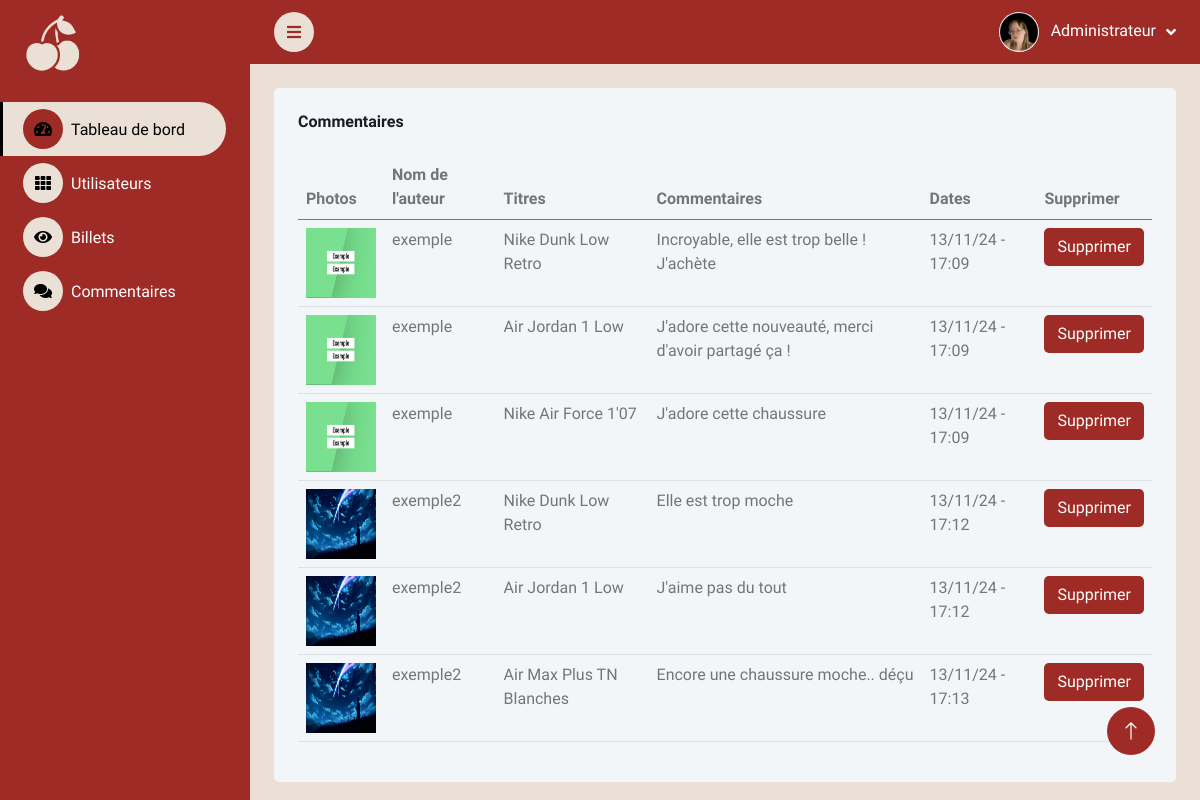
The app's page /admin/view/viewcomment.php (signed in) with its own data.
### tables this page shows
CREATE TABLE IF NOT EXISTS `comments` (
  `commentid` bigint NOT NULL AUTO_INCREMENT,
  `comments` varchar(1000) NOT NULL,
  `commentuser` varchar(255) NOT NULL,
  `post_id` varchar(255) NOT NULL,
  `commentdate` varchar(255) NOT NULL,
  PRIMARY KEY (`commentid`)
);

CREATE TABLE IF NOT EXISTS `users` (
  `usersid` int NOT NULL AUTO_INCREMENT,
  `useremail` varchar(255) NOT NULL,
  `username` varchar(255) NOT NULL,
  `userpassword` varchar(255) NOT NULL,
  `userstatus` varchar(255) NOT NULL,
  `userpic` varchar(255) NOT NULL,
  PRIMARY KEY (`usersid`)
);

CREATE TABLE IF NOT EXISTS `post` (
  `postid` bigint NOT NULL AUTO_INCREMENT,
  `posttitle` varchar(255) NOT NULL,
  `postcontent` varchar(1500) NOT NULL,
  `postimage` varchar(255) NOT NULL,
  `postdate` varchar(255) NOT NULL,
  `postauthor` varchar(255) NOT NULL,
  `update_date` varchar(255) NOT NULL,
  PRIMARY KEY (`postid`)
);

### blog/controller/connection.php (called while the page is built, shortened)
<?php
class Database
{
    private $host = "localhost";
    private $user = "root";
    private $password = "";
    private $database = "miniblog";
    private $conn = false;
    private $mysqli = "";
    private $result = array();
    public function __construct()
    {
        if (!$this->conn) {
            $this->mysqli = new mysqli($this->host, $this->user, $this->password, $this->database);
            $this->conn = true;
        } else {
        }
    }
    public function select($table, $rows = "*", $condition = null, $join = null, $where = null, $order = null, $limit = null)
    {
        if ($this->tableExists($table)) {
            $sql = "SELECT $rows FROM $table";
            if ($join != null) {
                $sql .= " $join";
            }
            if ($this->sql($sql)) {
                return $this->result;
            } else {
                array_push($this->result, $this->mysqli->error);
                return false;
            }
        }
        return false;
    }
    public function sql($sql)
    {
        $query = $this->mysqli->query($sql);
        if ($query) {
            $this->result = $query->fetch_all(MYSQLI_ASSOC);
            return true;
        } else {
            array_push($this->result, $this->mysqli->error);
            return false;
        }
    }
    private function tableExists($table)
    {
        $sql = "SHOW TABLES LIKE '$table'";
        $run = $this->mysqli->query($sql);
        if ($run->num_rows > 0) {
            return true;
        } else {
            array_push($this->result, $table . ' table not found');
            return false;
        }
    }
}
?>

### admin/view/viewcomment.php (the view, shortened to what this page needs)
<?php
include("../../blog/controller/connection.php");
include("./include/headersidebar.php");
?>
<div class="container-fluid pt-4 px-4">
    <div class="row g-4">
        <div class="col-12">
            <div class="bg-light rounded h-100 p-4">
                <h6 class="mb-4">Commentaires</h6>
                <div class="table-responsive">
                    <table class="table">
                        <thead>
                            <tr>
                                <th>Photos</th>
                                <th>Nom de l'auteur</th>
                                <th>Titres</th>
                                <th>Commentaires</th>
                                <th>Dates</th>
                                <th>Supprimer</th>
                            </tr>
                        </thead>
                        <tbody>
                            <?php
                            $obj = new Database();
                            $sql = $obj->select('comments', '*', null, "INNER JOIN `users` ON comments.commentuser=users.useremail INNER JOIN `post` ON comments.post_id=post.postid");
                            if (empty($sql[0])) {
                            ?>
                                <tr align="center">
                                    <td colspan="6"> Pas de commentaires </td>
                                </tr>
                                <?php
                            } else {
                                foreach ($sql as $fet) {
                                ?>
                                    <tr>
                                        <td><?php
                                            if (!empty($fet['userpic'])) {
                                            ?>
                                                <img width="70" height="70" src="<?php echo "../../blog/user_pic/" . $fet['userpic'] ?>" alt="">
                                            <?php
                                            }
                                            ?>
                                        </td>
                                        <td><?php echo $fet['username']; ?></td>
                                        <td><?php echo $fet['posttitle']; ?></td>
                                        <td><?php echo $fet['comments']; ?></td>
                                        <td><?php echo $fet['commentdate']; ?></td>
                                        <td><button data-commentid="<?php echo $fet['commentid']; ?>" class="btn delete" style="background-color:#9e2b25;color:white">Supprimer</button></td>
                                    </tr>
                            <?php
                                }
                            }
                            ?>
                        </tbody>
                    </table>
                </div>
            </div>
        </div>
    </div>
</div>
<?php
include('./include/footer.php');
?>

### admin/css/style.css (style rules this page uses)
:root { --primary: black; --light: #9e2b25; --dark: #FFFF; }
.btn { transition: .5s; }

### records on screen
comments: users.userpic (picture), users.username "exemple", post.posttitle "Nike Dunk Low Retro", comments "Incroyable, elle est trop belle ! J'achète", commentdate "13/11/24 - 17:09"
comments: users.userpic (picture), users.username "exemple", post.posttitle "Air Jordan 1 Low", comments "J'adore cette nouveauté, merci d'avoir partagé ça !", commentdate "13/11/24 - 17:09"
comments: users.userpic (picture), users.username "exemple", post.posttitle "Nike Air Force 1'07", comments "J'adore cette chaussure", commentdate "13/11/24 - 17:09"
comments: users.userpic (picture), users.username "exemple2", post.posttitle "Nike Dunk Low Retro", comments "Elle est trop moche", commentdate "13/11/24 - 17:12"
comments: users.userpic (picture), users.username "exemple2", post.posttitle "Air Jordan 1 Low", comments "J'aime pas du tout", commentdate "13/11/24 - 17:12"
comments: users.userpic (picture), users.username "exemple2", post.posttitle "Air Max Plus TN Blanches", comments "Encore une chaussure moche.. déçu", commentdate "13/11/24 - 17:13"
